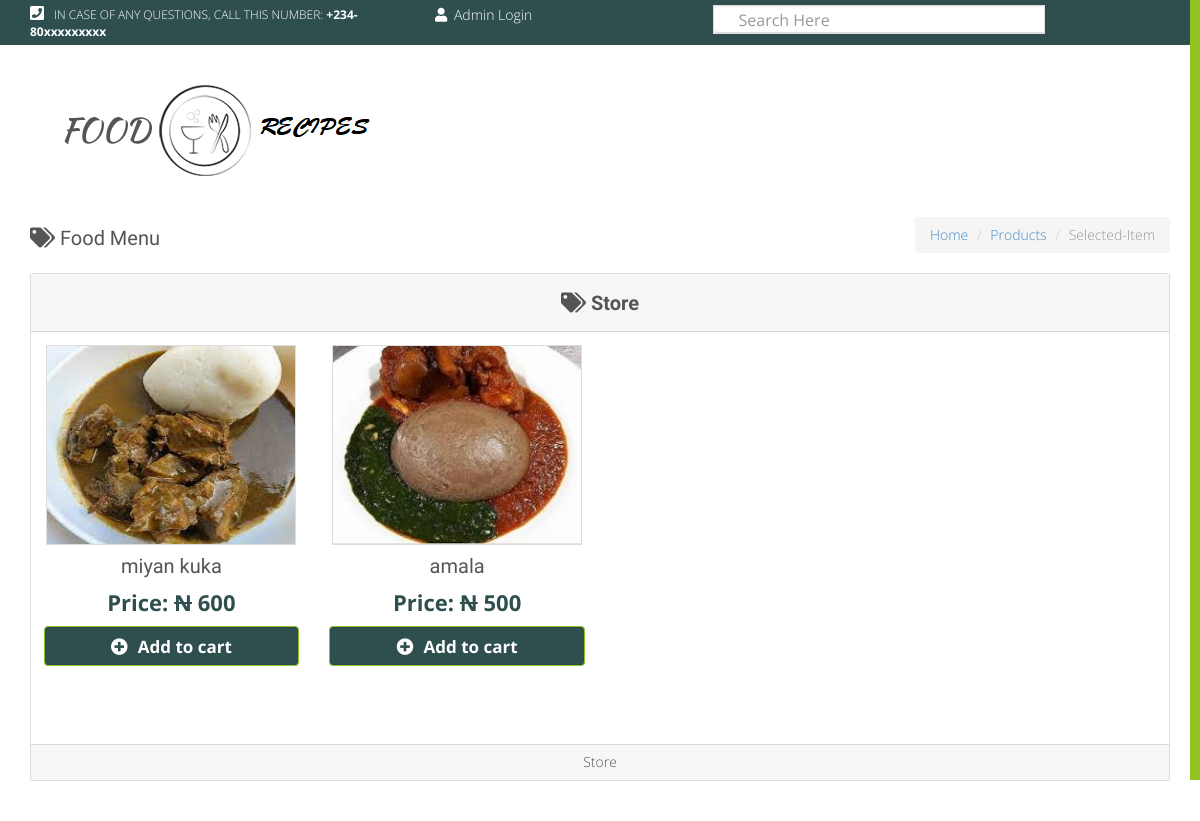
Screenshot of /food_menu.php with the database file from the repository.
### tables this page shows
CREATE TABLE IF NOT EXISTS `dishes` (
  `dish_id` int(11) NOT NULL AUTO_INCREMENT,
  `fname` varchar(50) NOT NULL,
  `price` int(10) NOT NULL,
  `ingredient1` varchar(500) NOT NULL,
  `chef_id` int(5) NOT NULL,
  `food_picture` varchar(500) NOT NULL,
  `file` varchar(500) NOT NULL,
  `vfile` varchar(100) DEFAULT NULL,
  PRIMARY KEY (`dish_id`)
);

### food_menu.php (the view, shortened to what this page needs)
<!doctype html>
<html lang="en">
<head>
<?php
 include'head.php';?>
</head>
<body>
		<?php
		 include'header.php';?>
		<?php include'user_login.php';?>
		<?php include'logo.php';?>
	<section >
		<div class="container">
			<div class="row">
				<div class="col-md-4">
					<h6><span class="fa fa-tags"></span> Food Menu</h6>
				</div>
				<div class="col-md-8 hidden-xs">
					<ol class="breadcrumb pull-right">
					  	<li><a href="#">Home</a></li>
					  	<li><a href="#">Products</a></li>
					  	<li class="active">Selected-Item</li>
					</ol>
				</div>
			</div>
		</div>
	</section>
<section id="features">
		<div class="container">
			<div class="row">
				<div class="col-md-12" style="margin-bottom: 40px; margin-top: -180px;">
					<div class="card">
						<div class="card-header text-center"><h6><span class="fa fa-tags"></span> <b>Store</b></h6></div>
						<div class="card-body">
							<div class="row">
								<?php
				                  require_once('config/db.php');
				                  $query = mysqli_query($connection, "SELECT * FROM dishes");
				                  while($row = mysqli_fetch_array($query,MYSQLI_ASSOC)){
				                    ?>
								<div class="col-md-3">
									<form action="" method="post">
									<div class="products">
										<a href="customer_selected_item.php?dish=<?php echo $row["dish_id"]; ?>">
											<img src="images/<?php echo $row["food_picture"]; ?>" alt="" style="width: 250px; height: 200px;">
										</a>
										<a href="customer_selected_item.php">
											<h6><?php echo $row["fname"]; ?></h6>
										</a>
										<p class="price">Price: <del><b>N</b></del> <?php echo $row["price"]; ?></p>
										<button class="view-link shutter text-white a form-control" type="submit" value="<?php echo $row["dish_id"]; ?>" name="add" style=" border-color:#90c322; padding-bottom: 30px; " >
											<i class="fa fa-plus-circle text-white " style="color: white !important"></i>Add to cart</button>
									</div>
								</div>	</form>
								<?php } ?>
							</div>
						</div>
						<div class="card-footer text-center"> Store</div>
					</div>
					</div>
				</div>
			</div>
	</section>
	<a id="back-top" href="#"></a>
</body>
</html>

### css/boot.css (style rules this page uses)
.card { position: relative; display: -ms-flexbox; display: flex; -ms-flex-direction: column; flex-direction: column; min-width: 0; word-wrap: break-word; background-color: #fff; background-clip: border-box; border: 1px solid rgba(0, 0, 0, 0.125); border-radius: 0.25rem; }
.card-body { -ms-flex: 1 1 auto; flex: 1 1 auto; padding: 1.25rem; }
.card-header { padding: 0.75rem 1.25rem; margin-bottom: 0; background-color: rgba(0, 0, 0, 0.03); border-bottom: 1px solid rgba(0, 0, 0, 0.125); }
.card-header:first-child { border-radius: calc(0.25rem - 1px) calc(0.25rem - 1px) 0 0; }
.card-footer { padding: 0.75rem 1.25rem; background-color: rgba(0, 0, 0, 0.03); border-top: 1px solid rgba(0, 0, 0, 0.125); }
.card-footer:last-child { border-radius: 0 0 calc(0.25rem - 1px) calc(0.25rem - 1px); }

### css/style.css (style rules this page uses)
body { font-family: 'Open Sans', sans-serif; color: #555; font-size: 14px; font-weight: 300; }
li { list-style: none; }
h1,h2,h3,h4,h5,h6 { font-family: 'Yanone Kaffeesatz', sans-serif;color: #555 }
h6 { font-size: 20px; }
section+section { margin-top: 50px; }
#back-top { position: fixed; bottom: 30px; width: 40px; color: #bbb; height: 50px; right: 30px; display: block; text-align: center; background: url("../images/top.png") no-repeat; }
.products { text-align: center; margin-bottom: 65px; cursor: pointer; }
.products a img { width: 100%; border: 1px solid #dedede; -webkit-transition: 0.3s ease-in-out; -moz-transition: 0.3s ease-in-out; -ms-transition: 0.3s ease-in-out; -o-transition: 0.3s ease-in-out; transition: 0.3s ease-in-out; }
.view-link { text-align: center; border: 1px solid #dedede; display: block; padding: 8px 10px; font-size: 17px; color: #555; font-weight: bold; border: 1px solid #2F4F4F; background-color: #2F4F4F!important; }
.view-link i { padding-right: 10px; color: #555; -webkit-transition: .2s ease-in-out; -moz-transition: .2s ease-in-out; -ms-transition: .2s ease-in-out; -o-transition: .2s ease-in-out; transition: .2s ease-in-out; }
.price { font-size: 22px; color: #2F4F4F; font-weight: bold; margin-bottom: 8px; }
.shutter { position: relative; -webkit-transition: .2s ease-in-out; -moz-transition: .2s ease-in-out; -ms-transition: .2s ease-in-out; -o-transition: .2s ease-in-out; transition: .2s ease-in-out; color: white; }
.shutter:before { width: 100%; height: 0; top: 0; left: 0; display: block; content: ""; position: absolute; -webkit-transition: .2s ease-in-out; -moz-transition: .2s ease-in-out; -ms-transition: .2s ease-in-out; -o-transition: .2s ease-in-out; transition: .2s ease-in-out; z-index: -1; }

### rows the page displays
dishes: food_picture (picture), fname "miyan kuka", price "600", $row["dish_id"] 19 (drawn)
dishes: food_picture (picture), fname "amala", price "500", $row["dish_id"] 20 (drawn)
